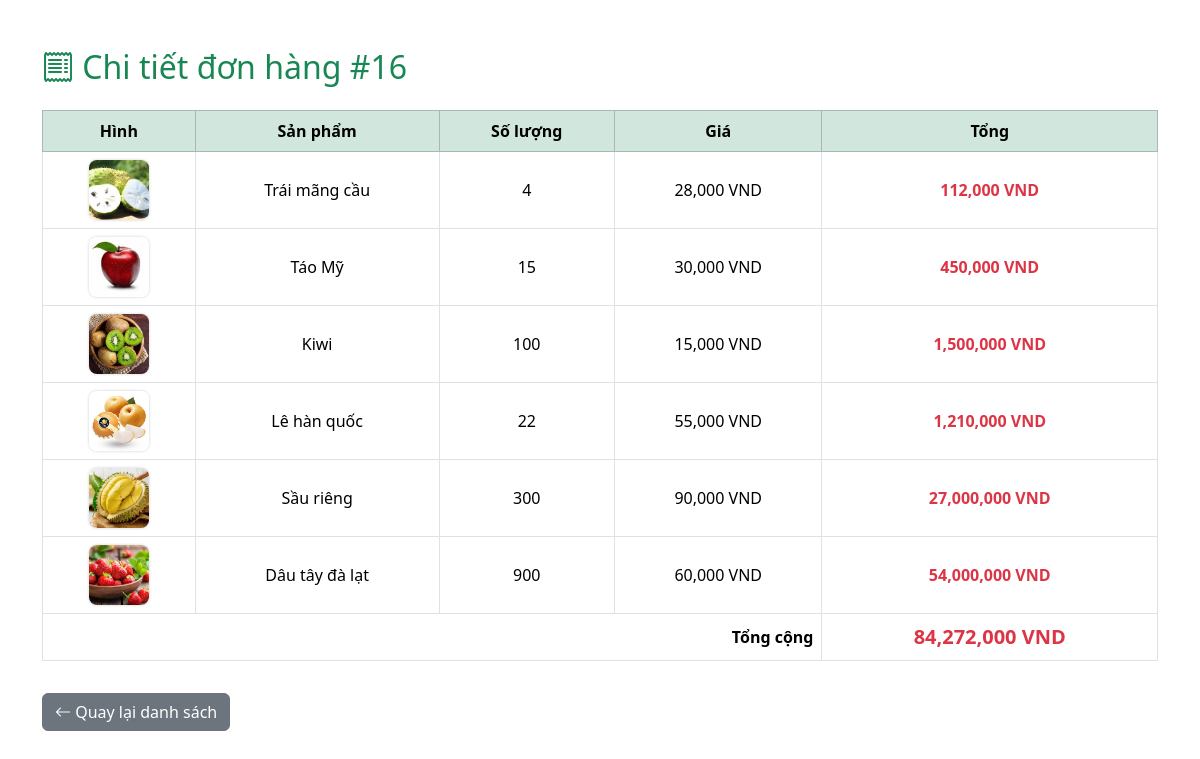
The page /views/order_detail.php?id=16 (signed in) on the database its author committed.
### tables this page shows
CREATE TABLE `order_details` (
  `id` int(11) NOT NULL,
  `order_id` int(11) DEFAULT NULL,
  `product_id` int(11) DEFAULT NULL,
  `quantity` int(11) DEFAULT NULL,
  `price` int(11) DEFAULT NULL
);

CREATE TABLE `products` (
  `id` int(11) NOT NULL,
  `name` varchar(100) NOT NULL,
  `price` int(11) NOT NULL,
  `description` text NOT NULL,
  `image` varchar(100) NOT NULL,
  `category` varchar(100) DEFAULT NULL
);

### views/order_detail.php (the view, shortened to what this page needs)
<?php
include '../config/config.php';
$id = $_GET['id'];
$stmt = $conn->prepare("SELECT * FROM order_details od
                        JOIN products p ON od.product_id = p.id
                        WHERE od.order_id = ?");
$stmt->execute([$id]);
?>
<!DOCTYPE html>
<html lang="vi">
<head>
  <link href="https://cdn.jsdelivr.net/npm/bootstrap@5.3.2/dist/css/bootstrap.min.css" rel="stylesheet">
  <link rel="stylesheet" href="https://cdn.jsdelivr.net/npm/bootstrap-icons@1.10.5/font/bootstrap-icons.css">
  <link rel="stylesheet" href="https://cdn.jsdelivr.net/npm/bootstrap-icons@1.10.5/font/bootstrap-icons.css">
</head>
<body>
<div class="container mt-5">
  <h2 class="mb-4 text-success"><i class="bi bi-receipt"></i> Chi tiết đơn hàng #<?= $id; ?></h2>
  <div class="table-responsive">
    <table class="table table-bordered align-middle text-center">
      <thead class="table-success">
        <tr>
          <th>Hình</th>
          <th>Sản phẩm</th>
          <th>Số lượng</th>
          <th>Giá</th>
          <th>Tổng</th>
        </tr>
      </thead>
      <tbody>
        <?php
        $total = 0;
        while ($row = $stmt->fetch(PDO::FETCH_ASSOC)) {
          $subtotal = $row['quantity'] * $row['price'];
          $total += $subtotal;
          echo "<tr>
                  <td><img src='../assets/images/{$row['image']}' class='product-img'></td>
                  <td>{$row['name']}</td>
                  <td>{$row['quantity']}</td>
                  <td>" . number_format($row['price']) . " VND</td>
                  <td class='text-danger fw-bold'>" . number_format($subtotal) . " VND</td>
                </tr>";
        }
        ?>
        <tr>
          <td colspan="4" class="text-end fw-bold">Tổng cộng</td>
          <td class="text-danger fs-5 fw-bold"><?= number_format($total); ?> VND</td>
        </tr>
      </tbody>
    </table>
  </div>
  <a href="orders.php" class="btn btn-secondary mt-3"><i class="bi bi-arrow-left"></i> Quay lại danh sách</a>
</div>
</body>
</html>

### views/order_detail.php (style rules this page uses)
.product-img { width: 60px; height: 60px; object-fit: cover; border-radius: 8px; box-shadow: 0 0 3px rgba(0,0,0,0.2); }

### rows shown on the page
order_details: product.image (picture), product.name "Trái mãng cầu", quantity "4", product.price "28,000", quantity.price "112,000"
order_details: product.image (picture), product.name "Táo Mỹ", quantity "15", product.price "30,000", quantity.price "450,000"
order_details: product.image (picture), product.name "Kiwi", quantity "100", product.price "15,000", quantity.price "1,500,000"
order_details: product.image (picture), product.name "Lê hàn quốc", quantity "22", product.price "55,000", quantity.price "1,210,000"
order_details: product.image (picture), product.name "Sầu riêng", quantity "300", product.price "90,000", quantity.price "27,000,000"
order_details: product.image (picture), product.name "Dâu tây đà lạt", quantity "900", product.price "60,000", quantity.price "54,000,000"

### other values the page prints
$id "16"
$total "84,272,000"
